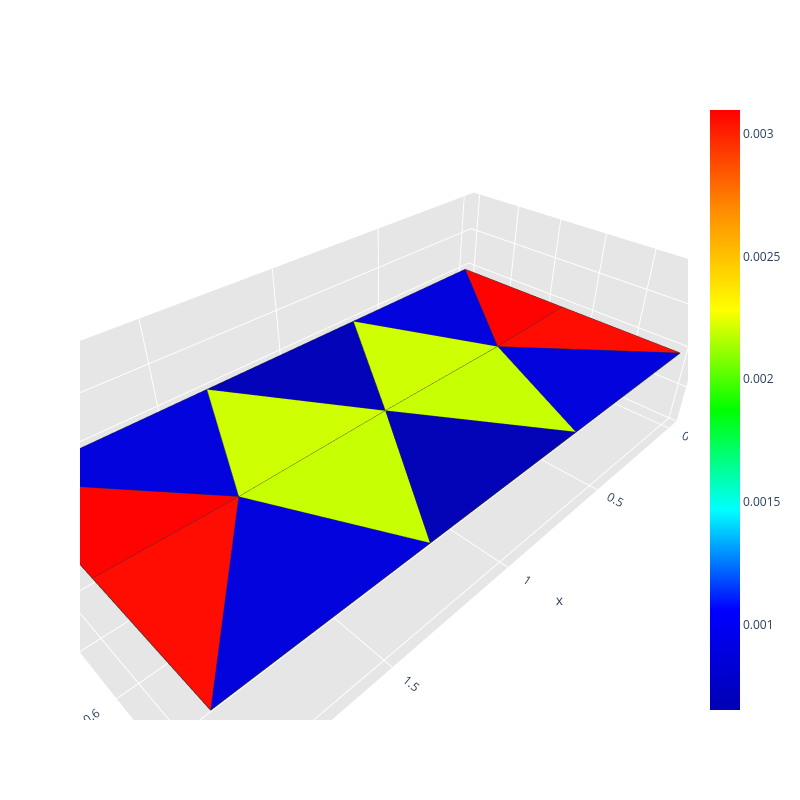
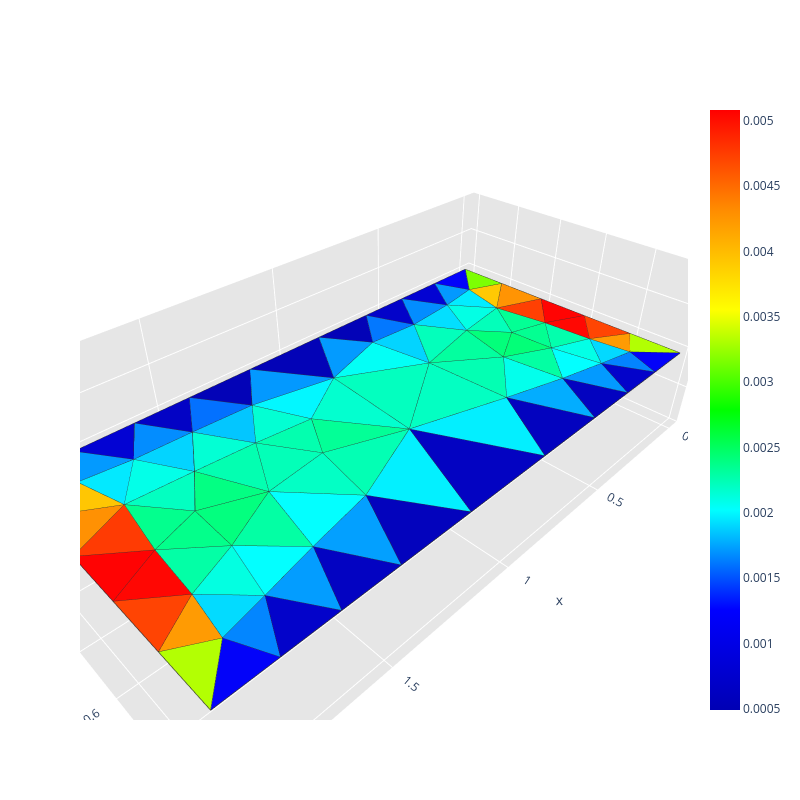
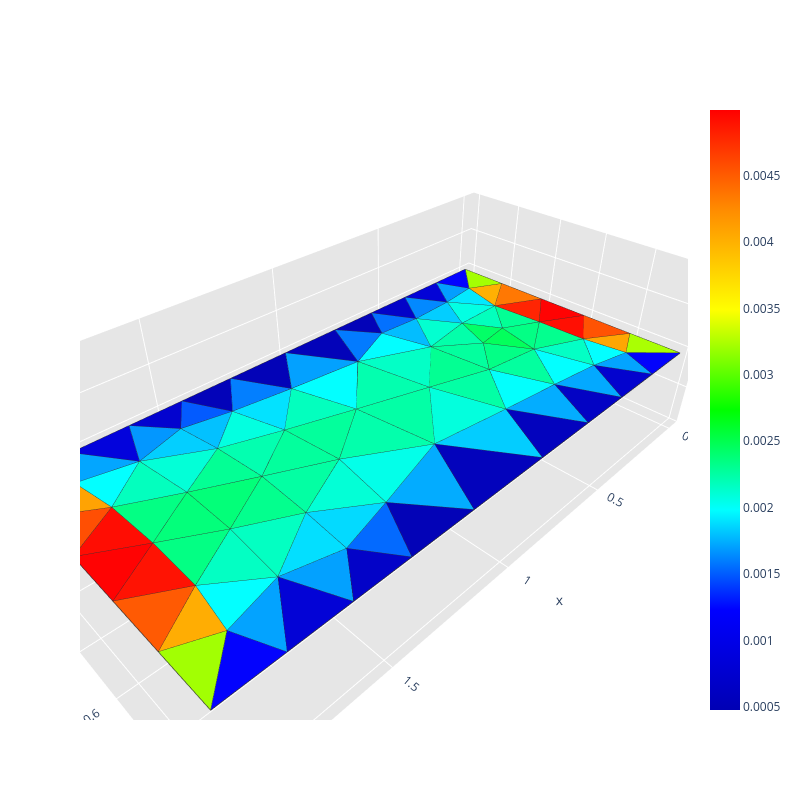
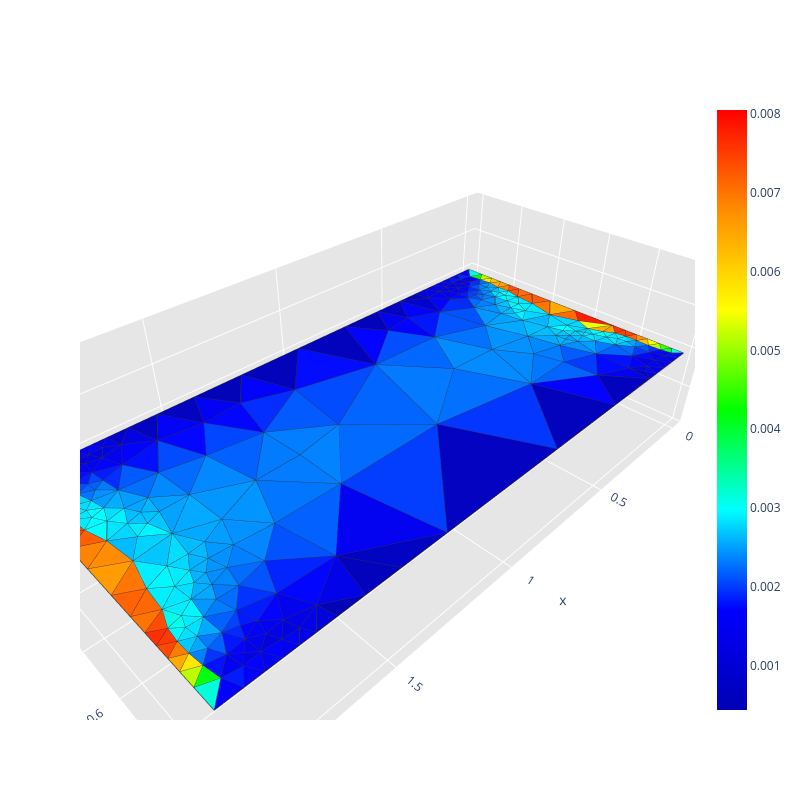

Notebook code for these charts, in order:
### Code cell
run_scattering_refinement(config, grid_points, radius_vicinity, path, frequency, wave_incident_direction, polarization)

### Figure 1 — Plotly figure (JSON) as saved in the notebook; plotly's stock layout.template omitted (floating-point values rounded to 4 significant figures)
{"data": [{"facecolor": ["rgb(255, 0, 0)", "rgb(255, 0, 0)", "rgb(0, 0, 219)", "rgb(0, 0, 219)", "rgb(255, 9, 0)", "rgb(255, 9, 0)", "rgb(0, 0, 219)", "rgb(0, 0, 219)", "rgb(0, 0, 182)", "rgb(0, 0, 180)", "rgb(203, 255, 0)", "rgb(203, 255, 0)", "rgb(196, 255, 0)", "rgb(196, 255, 0)"], "i": [0, 6, 4, 1, 2, 9, 3, 7, 5, 8, 5, 10, 8, 10], "j": [12, 11, 12, 11, 11, 12, 12, 11, 10, 10, 11, 12, 12, 11], "k": [9, 1, 0, 5, 6, 3, 8, 2, 4, 7, 10, 4, 10, 7], "name": "", "type": "mesh3d", "x": [0.0, 2.0, 2.0, 0.0, 0.6667, 1.333, 2.0, 1.333, 0.6667, 0.0, 1.0, 1.574, 0.4259], "y": [0.0, 0.0, 1.0, 1.0, 0.0, 0.0, 0.5, 1.0, 1.0, 0.5, 0.5062, 0.5099, 0.5099], "z": [0.0, 0.0, 0.0, 0.0, 0.0, 0.0, 0.0, 0.0, 0.0, 0.0, 0.0, 0.0, 0.0]}, {"line": {"color": "rgb(50, 50, 50)", "width": 1.5}, "mode": "lines", "showlegend": false, "type": "scatter3d", "x": [0, 0.4259, 0, 0, null, 2, 1.574, 2, 2, null, 0.6667, 0.4259, 0, 0.6667, null, 2, 1.574, 1.333, 2, null, 2, 1.574, 2, 2, null, 0, 0.4259, 0, 0, null, 0, 0.4259, 0.6667, 0, null, 1.333, 1.574, 2, 1.333, null, 1.333, 1, 0.6667, 1.333, null, 0.6667, 1, 1.333, 0.6667, null, 1.333, 1.574, 1, 1.333, null, 1, 0.4259, 0.6667, 1, null, 0.6667, 0.4259, 1, 0.6667, null, 1, 1.574, 1.333, 1, null], "y": [0, 0.5099, 0.5, 0, null, 0.5, 0.5099, 0, 0.5, null, 0, 0.5099, 0, 0, null, 0, 0.5099, 0, 0, null, 1, 0.5099, 0.5, 1, null, 0.5, 0.5099, 1, 0.5, null, 1, 0.5099, 1, 1, null, 1, 0.5099, 1, 1, null, 0, 0.5062, 0, 0, null, 1, 0.5062, 1, 1, null, 0, 0.5099, 0.5062, 0, null, 0.5062, 0.5099, 0, 0.5062, null, 1, 0.5099, 0.5062, 1, null, 0.5062, 0.5099, 1, 0.5062, null], "z": [0, 0, 0, 0, null, 0, 0, 0, 0, null, 0, 0, 0, 0, null, 0, 0, 0, 0, null, 0, 0, 0, 0, null, 0, 0, 0, 0, null, 0, 0, 0, 0, null, 0, 0, 0, 0, null, 0, 0, 0, 0, null, 0, 0, 0, 0, null, 0, 0, 0, 0, null, 0, 0, 0, 0, null, 0, 0, 0, 0, null, 0, 0, 0, 0, null]}, {"hoverinfo": "none", "marker": {"color": [0.0006508, 0.003098], "colorscale": [[0, "rgb(0, 0, 180)"], [0.1667, "rgb(0, 0, 255)"], [0.3333, "rgb(0, 255, 255)"], [0.5, "rgb(0, 255, 0)"], [0.6667, "rgb(255, 255, 0)"], [0.8333, "rgb(255, 140, 0)"], [1, "rgb(255, 0, 0)"]], "showscale": true, "size": 0.1}, "mode": "markers", "showlegend": false, "type": "scatter3d", "x": [0.0], "y": [0.0], "z": [0.0]}], "layout": {"height": 800, "legend": {"bgcolor": "rgba(255,255,255,0.7)", "bordercolor": "lightgray", "borderwidth": 1, "x": 0.2, "xanchor": "left", "y": 0.9, "yanchor": "top"}, "scene": {"aspectratio": {"x": 1, "y": 0.5, "z": 0.3}, "camera": {"eye": {"x": 0.65, "y": 0.65, "z": 0.65}}, "xaxis": {"backgroundcolor": "rgb(230, 230, 230)", "gridcolor": "rgb(255, 255, 255)", "showbackground": true, "zerolinecolor": "rgb(255, 255, 255)"}, "yaxis": {"backgroundcolor": "rgb(230, 230, 230)", "gridcolor": "rgb(255, 255, 255)", "showbackground": true, "zerolinecolor": "rgb(255, 255, 255)"}, "zaxis": {"backgroundcolor": "rgb(230, 230, 230)", "gridcolor": "rgb(255, 255, 255)", "showbackground": true, "zerolinecolor": "rgb(255, 255, 255)"}}, "title": {"text": ""}, "width": 800}}

### Figure 2 — Plotly figure (JSON) as saved in the notebook; plotly's stock layout.template omitted (floating-point values rounded to 4 significant figures; data arrays with more than 128 entries replaced by an {"elided": "..."} marker saying what was removed)
{"data": [{"facecolor": ["rgb(0, 255, 161)", "rgb(0, 255, 160)", "rgb(0, 255, 227)", "rgb(0, 255, 222)", "rgb(0, 117, 255)", "rgb(0, 0, 180)", "rgb(0, 209, 255)", "rgb(0, 0, 180)", "rgb(0, 255, 225)", "rgb(0, 255, 229)", "rgb(0, 255, 191)", "rgb(0, 255, 183)", "rgb(0, 255, 188)", "rgb(0, 255, 184)", "rgb(0, 255, 190)", "rgb(255, 1, 0)", "rgb(255, 0, 0)", "rgb(0, 255, 156)", "rgb(255, 66, 0)", "rgb(255, 142, 0)", "rgb(255, 61, 0)", "rgb(0, 255, 255)", "rgb(255, 4, 0)", "rgb(255, 5, 0)", "rgb(255, 56, 0)", "rgb(0, 255, 174)", "rgb(0, 255, 209)", "rgb(0, 0, 194)", "rgb(0, 195, 255)", "rgb(0, 0, 198)", "rgb(0, 110, 255)", "rgb(255, 65, 0)", "rgb(255, 145, 0)", "rgb(0, 255, 253)", "rgb(0, 255, 181)", "rgb(0, 255, 194)", "rgb(0, 220, 255)", "rgb(0, 0, 208)", "rgb(0, 0, 207)", "rgb(0, 209, 255)", "rgb(0, 255, 148)", "rgb(0, 138, 255)", "rgb(0, 138, 255)", "rgb(0, 255, 163)", "rgb(125, 255, 0)", "rgb(0, 0, 248)", "rgb(0, 0, 247)", "rgb(122, 255, 0)", "rgb(0, 0, 199)", "rgb(0, 0, 199)", "rgb(0, 255, 170)", "rgb(0, 255, 146)", "rgb(0, 255, 139)", "rgb(176, 255, 0)", "rgb(175, 255, 0)", "rgb(0, 255, 128)", "rgb(0, 255, 120)", "rgb(0, 0, 246)", "rgb(0, 0, 246)", "rgb(0, 255, 255)", "rgb(0, 255, 233)", "rgb(0, 255, 124)", "rgb(0, 255, 117)", "rgb(255, 152, 0)", "rgb(0, 150, 255)", "rgb(0, 151, 255)", "rgb(0, 255, 204)", "rgb(0, 255, 208)", "rgb(255, 152, 0)", "rgb(255, 195, 0)", "rgb(0, 255, 172)", "rgb(255, 198, 0)", "rgb(0, 233, 255)", "rgb(0, 230, 255)", "rgb(0, 0, 186)", "rgb(0, 214, 255)", "rgb(0, 216, 255)", "rgb(0, 0, 191)", "rgb(0, 0, 189)", "rgb(0, 255, 136)", "rgb(0, 129, 255)", "rgb(0, 131, 255)", "rgb(0, 255, 143)", "rgb(0, 0, 180)", "rgb(0, 150, 255)", "rgb(0, 151, 255)", "rgb(0, 154, 255)", "rgb(0, 0, 188)", "rgb(0, 152, 255)", "rgb(0, 244, 255)", "rgb(0, 157, 255)", "rgb(0, 0, 191)", "rgb(0, 255, 177)", "rgb(0, 170, 255)", "rgb(0, 237, 255)", "rgb(0, 236, 255)", "rgb(0, 255, 243)", "rgb(0, 255, 176)"], "i": [41, 32, 46, 53, 8, 9, 42, 11, 47, 40, 37, 44, 37, 43, 48, 28, 16, 43, 27, 15, 28, 52, 16, 35, 36, 40, 31, 12, 31, 8, 31, 17, 29, 33, 41, 41, 44, 13, 7, 31, 37, 12, 30, 49, 14, 1, 6, 0, 25, 19, 35, 47, 36, 2, 26, 40, 45, 3, 18, 33, 45, 41, 55, 46, 51, 13, 34, 39, 17, 48, 61, 29, 47, 50, 21, 52, 49, 20, 24, 54, 25, 53, 35, 10, 10, 24, 33, 23, 34, 38, 20, 22, 61, 32, 37, 22, 34, 43], "j": [54, 55, 55, 54, 42, 42, 43, 38, 51, 50, 56, 65, 43, 44, 64, 35, 36, 45, 46, 48, 47, 55, 49, 46, 48, 41, 40, 31, 39, 30, 38, 49, 47, 54, 61, 63, 51, 50, 51, 50, 62, 50, 51, 54, 57, 57, 58, 58, 52, 53, 55, 65, 64, 60, 59, 64, 65, 59, 60, 63, 56, 64, 65, 59, 58, 57, 62, 62, 60, 57, 62, 58, 58, 57, 63, 59, 60, 33, 32, 64, 59, 60, 65, 34, 38, 52, 53, 56, 42, 62, 63, 37, 63, 56, 63, 56, 43, 56], "k": [33, 45, 52, 49, 30, 8, 30, 10, 44, 48, 43, 47, 34, 30, 40, 27, 15, 44, 26, 14, 35, 32, 36, 27, 15, 39, 39, 11, 38, 7, 11, 16, 28, 53, 39, 61, 30, 12, 6, 40, 61, 31, 7, 36, 1, 13, 0, 29, 24, 18, 46, 35, 48, 17, 3, 41, 44, 25, 2, 41, 32, 54, 45, 26, 6, 50, 37, 38, 49, 14, 39, 47, 51, 48, 20, 46, 53, 19, 23, 36, 52, 18, 55, 9, 34, 32, 19, 22, 9, 34, 33, 21, 37, 23, 21, 37, 42, 45], "name": "", "type": "mesh3d", "x": [0.0, 2.0, 2.0, 0.0, 0.3517, 1.653, 0.1995, 0.399, 0.5987, 0.8419, 1.156, 1.401, 1.601, 1.8, 2.0, 2.0, 2.0, 2.0, 1.819, 1.639, 1.439, 1.169, 0.8305, 0.5607, 0.3613, 0.1807, 0.0, 0.0, 0.0, 0.0, 0.5215, 1.5, 0.4394, 1.553, 0.988, 0.1567, 1.843, 1.017, 1.283, 1.395, 1.6, 1.503, 0.7263, 0.6861, 0.4141, 0.47, 0.1423, 0.1903, 1.813, 1.857, 1.695, 0.3103, 0.2621, 1.737, 1.697, 0.2974, 0.6674, 1.859, 0.142, 0.1208, 1.879, 1.284, 1.196, 1.323, 1.691, 0.3064], "y": [0.0, 0.0, 1.0, 1.0, 0.3249, 0.3246, 0.0, 0.0, 0.0, 0.0, 0.0, 0.0, 0.0, 0.0, 0.1995, 0.399, 0.601, 0.8005, 1.0, 1.0, 1.0, 1.0, 1.0, 1.0, 1.0, 1.0, 0.8006, 0.6012, 0.3988, 0.1994, 0.1825, 0.168, 0.7979, 0.798, 0.2464, 0.5272, 0.5243, 0.6278, 0.1809, 0.349, 0.332, 0.5518, 0.1679, 0.4109, 0.3535, 0.5698, 0.7145, 0.3218, 0.3169, 0.7135, 0.1602, 0.1661, 0.839, 0.8387, 0.6493, 0.6537, 0.7341, 0.1391, 0.1403, 0.8692, 0.869, 0.5272, 0.3729, 0.7528, 0.4738, 0.4833], "z": [0.0, 0.0, 0.0, 0.0, 0.0, 0.0, 0.0, 0.0, 0.0, 0.0, 0.0, 0.0, 0.0, 0.0, 0.0, 0.0, 0.0, 0.0, 0.0, 0.0, 0.0, 0.0, 0.0, 0.0, 0.0, 0.0, 0.0, 0.0, 0.0, 0.0, 0.0, 0.0, 0.0, 0.0, 0.0, 0.0, 0.0, 0.0, 0.0, 0.0, 0.0, 0.0, 0.0, 0.0, 0.0, 0.0, 0.0, 0.0, 0.0, 0.0, 0.0, 0.0, 0.0, 0.0, 0.0, 0.0, 0.0, 0.0, 0.0, 0.0, 0.0, 0.0, 0.0, 0.0, 0.0, 0.0]}, {"line": {"color": "rgb(50, 50, 50)", "width": 1.5}, "mode": "lines", "showlegend": false, "type": "scatter3d", "x": {"elided": "490 float values"}, "y": {"elided": "490 float values"}, "z": {"elided": "490 int values"}}, {"hoverinfo": "none", "marker": {"color": [0.0004906, 0.005084], "colorscale": [[0, "rgb(0, 0, 180)"], [0.1667, "rgb(0, 0, 255)"], [0.3333, "rgb(0, 255, 255)"], [0.5, "rgb(0, 255, 0)"], [0.6667, "rgb(255, 255, 0)"], [0.8333, "rgb(255, 140, 0)"], [1, "rgb(255, 0, 0)"]], "showscale": true, "size": 0.1}, "mode": "markers", "showlegend": false, "type": "scatter3d", "x": [0.0], "y": [0.0], "z": [0.0]}], "layout": {"height": 800, "legend": {"bgcolor": "rgba(255,255,255,0.7)", "bordercolor": "lightgray", "borderwidth": 1, "x": 0.2, "xanchor": "left", "y": 0.9, "yanchor": "top"}, "scene": {"aspectratio": {"x": 1, "y": 0.5, "z": 0.3}, "camera": {"eye": {"x": 0.65, "y": 0.65, "z": 0.65}}, "xaxis": {"backgroundcolor": "rgb(230, 230, 230)", "gridcolor": "rgb(255, 255, 255)", "showbackground": true, "zerolinecolor": "rgb(255, 255, 255)"}, "yaxis": {"backgroundcolor": "rgb(230, 230, 230)", "gridcolor": "rgb(255, 255, 255)", "showbackground": true, "zerolinecolor": "rgb(255, 255, 255)"}, "zaxis": {"backgroundcolor": "rgb(230, 230, 230)", "gridcolor": "rgb(255, 255, 255)", "showbackground": true, "zerolinecolor": "rgb(255, 255, 255)"}}, "title": {"text": ""}, "width": 800}}

### Figure 3 — Plotly figure (JSON) as saved in the notebook; plotly's stock layout.template omitted (floating-point values rounded to 4 significant figures; data arrays with more than 128 entries replaced by an {"elided": "..."} marker saying what was removed)
{"data": [{"facecolor": ["rgb(0, 255, 205)", "rgb(0, 255, 212)", "rgb(0, 255, 156)", "rgb(0, 204, 255)", "rgb(0, 255, 167)", "rgb(0, 186, 255)", "rgb(0, 255, 173)", "rgb(0, 255, 221)", "rgb(0, 255, 140)", "rgb(0, 255, 191)", "rgb(0, 255, 130)", "rgb(0, 220, 255)", "rgb(0, 255, 187)", "rgb(0, 255, 192)", "rgb(0, 251, 255)", "rgb(0, 255, 131)", "rgb(0, 255, 253)", "rgb(0, 255, 153)", "rgb(0, 255, 194)", "rgb(0, 255, 89)", "rgb(0, 0, 203)", "rgb(0, 166, 255)", "rgb(0, 255, 195)", "rgb(0, 255, 155)", "rgb(255, 87, 0)", "rgb(255, 16, 0)", "rgb(255, 0, 0)", "rgb(255, 0, 0)", "rgb(0, 255, 129)", "rgb(0, 255, 120)", "rgb(0, 255, 118)", "rgb(0, 0, 197)", "rgb(0, 0, 193)", "rgb(0, 255, 154)", "rgb(0, 255, 146)", "rgb(0, 0, 182)", "rgb(0, 0, 181)", "rgb(0, 0, 211)", "rgb(0, 0, 211)", "rgb(0, 0, 197)", "rgb(0, 0, 217)", "rgb(255, 76, 0)", "rgb(255, 117, 0)", "rgb(0, 255, 129)", "rgb(255, 80, 0)", "rgb(0, 255, 250)", "rgb(0, 110, 255)", "rgb(0, 158, 255)", "rgb(0, 134, 255)", "rgb(255, 10, 0)", "rgb(255, 34, 0)", "rgb(0, 255, 162)", "rgb(0, 255, 224)", "rgb(255, 12, 0)", "rgb(159, 255, 0)", "rgb(0, 0, 250)", "rgb(167, 255, 0)", "rgb(0, 0, 249)", "rgb(161, 255, 0)", "rgb(174, 255, 0)", "rgb(0, 190, 255)", "rgb(0, 0, 251)", "rgb(0, 0, 253)", "rgb(0, 88, 255)", "rgb(0, 148, 255)", "rgb(0, 255, 186)", "rgb(0, 223, 255)", "rgb(0, 0, 204)", "rgb(0, 255, 139)", "rgb(255, 163, 0)", "rgb(255, 173, 0)", "rgb(255, 160, 0)", "rgb(0, 161, 255)", "rgb(0, 160, 255)", "rgb(255, 170, 0)", "rgb(0, 255, 253)", "rgb(0, 230, 255)", "rgb(0, 215, 255)", "rgb(0, 203, 255)", "rgb(0, 255, 254)", "rgb(0, 252, 255)", "rgb(0, 255, 146)", "rgb(0, 163, 255)", "rgb(0, 155, 255)", "rgb(0, 255, 144)", "rgb(0, 255, 160)", "rgb(0, 0, 180)", "rgb(0, 255, 211)", "rgb(0, 0, 182)", "rgb(0, 0, 187)", "rgb(0, 0, 180)", "rgb(0, 120, 255)", "rgb(0, 124, 255)", "rgb(0, 170, 255)", "rgb(0, 103, 255)", "rgb(0, 255, 100)", "rgb(0, 158, 255)", "rgb(0, 255, 169)", "rgb(0, 255, 172)", "rgb(0, 255, 230)", "rgb(0, 255, 218)", "rgb(0, 0, 185)", "rgb(0, 255, 187)", "rgb(0, 255, 163)", "rgb(0, 253, 255)", "rgb(0, 202, 255)", "rgb(0, 169, 255)"], "i": [58, 64, 47, 67, 57, 58, 66, 46, 56, 69, 50, 48, 52, 62, 45, 56, 47, 75, 61, 56, 40, 39, 60, 57, 32, 31, 43, 31, 62, 63, 63, 35, 39, 65, 65, 26, 23, 34, 21, 22, 28, 30, 44, 64, 42, 47, 45, 48, 21, 51, 43, 55, 53, 50, 2, 33, 41, 3, 0, 29, 46, 1, 20, 26, 52, 77, 46, 27, 63, 72, 44, 70, 40, 69, 32, 52, 71, 48, 68, 62, 61, 71, 28, 53, 58, 74, 25, 74, 24, 38, 36, 23, 46, 47, 35, 57, 59, 49, 60, 75, 54, 37, 66, 83, 59, 37, 49], "j": [77, 67, 56, 73, 77, 68, 67, 67, 72, 74, 82, 74, 70, 69, 60, 57, 61, 84, 72, 82, 61, 61, 83, 58, 62, 62, 50, 51, 63, 64, 65, 48, 47, 75, 67, 46, 45, 69, 53, 68, 52, 70, 71, 70, 72, 55, 68, 69, 68, 70, 71, 83, 77, 72, 78, 78, 79, 79, 80, 81, 73, 81, 80, 73, 73, 82, 66, 73, 74, 79, 80, 81, 79, 78, 78, 81, 80, 76, 77, 78, 79, 82, 81, 80, 83, 75, 59, 76, 60, 54, 76, 60, 59, 54, 76, 82, 60, 84, 84, 76, 83, 49, 84, 84, 84, 54, 76], "k": [68, 52, 55, 52, 58, 45, 65, 66, 50, 63, 56, 69, 64, 63, 58, 55, 56, 66, 56, 57, 39, 47, 58, 55, 31, 51, 42, 30, 51, 51, 64, 34, 38, 66, 64, 25, 22, 33, 20, 21, 27, 29, 43, 51, 41, 54, 22, 34, 53, 30, 50, 54, 71, 42, 32, 2, 3, 40, 44, 1, 67, 28, 0, 46, 27, 71, 59, 26, 65, 41, 71, 29, 61, 33, 62, 70, 53, 74, 53, 69, 72, 50, 52, 20, 55, 65, 24, 75, 23, 37, 35, 45, 25, 38, 48, 77, 24, 75, 83, 49, 49, 36, 59, 49, 60, 49, 36], "name": "", "type": "mesh3d", "x": [0.0, 2.0, 2.0, 0.0, 0.07837, 0.1895, 0.1895, 0.07837, 1.811, 1.811, 1.922, 1.922, 0.3593, 1.643, 0.1819, 0.1819, 0.3517, 1.653, 1.821, 1.821, 0.1901, 0.3803, 0.5704, 0.7615, 0.9995, 1.238, 1.43, 1.62, 1.81, 2.0, 2.0, 2.0, 2.0, 1.801, 1.601, 1.401, 1.157, 0.8427, 0.5985, 0.3989, 0.1994, 0.0, 0.0, 0.0, 0.0, 0.6549, 1.347, 0.4903, 1.497, 1.018, 0.1656, 1.834, 1.687, 0.2909, 0.7213, 0.5716, 0.3484, 0.4444, 0.5998, 1.131, 0.8567, 0.291, 1.836, 1.664, 1.665, 1.476, 1.292, 1.492, 0.4808, 1.679, 1.842, 0.1808, 0.1591, 1.515, 1.485, 1.269, 1.304, 0.3834, 1.86, 0.1347, 0.1324, 1.866, 0.3048, 0.8004, 1.059], "y": [0.0, 0.0, 1.0, 1.0, 0.1863, 0.9248, 0.07522, 0.8137, 0.925, 0.07501, 0.8139, 0.1861, 0.1582, 0.1579, 0.647, 0.353, 0.3249, 0.3246, 0.3528, 0.6472, 0.0, 0.0, 0.0, 0.0, 0.0, 0.0, 0.0, 0.0, 0.0, 0.2, 0.4, 0.6, 0.8, 1.0, 1.0, 1.0, 1.0, 1.0, 1.0, 1.0, 1.0, 0.8, 0.6, 0.4, 0.2, 0.1433, 0.164, 0.8005, 0.8626, 0.7327, 0.5082, 0.4991, 0.1801, 0.1496, 0.7729, 0.586, 0.6145, 0.4572, 0.3403, 0.1954, 0.2272, 0.8276, 0.6963, 0.5969, 0.3941, 0.4859, 0.3599, 0.2904, 0.1563, 0.8146, 0.3022, 0.3046, 0.6994, 0.1275, 0.6894, 0.5844, 0.8123, 0.3059, 0.8593, 0.8621, 0.1317, 0.1377, 0.4377, 0.5143, 0.4344], "z": [0.0, 0.0, 0.0, 0.0, 0.0, 0.0, 0.0, 0.0, 0.0, 0.0, 0.0, 0.0, 0.0, 0.0, 0.0, 0.0, 0.0, 0.0, 0.0, 0.0, 0.0, 0.0, 0.0, 0.0, 0.0, 0.0, 0.0, 0.0, 0.0, 0.0, 0.0, 0.0, 0.0, 0.0, 0.0, 0.0, 0.0, 0.0, 0.0, 0.0, 0.0, 0.0, 0.0, 0.0, 0.0, 0.0, 0.0, 0.0, 0.0, 0.0, 0.0, 0.0, 0.0, 0.0, 0.0, 0.0, 0.0, 0.0, 0.0, 0.0, 0.0, 0.0, 0.0, 0.0, 0.0, 0.0, 0.0, 0.0, 0.0, 0.0, 0.0, 0.0, 0.0, 0.0, 0.0, 0.0, 0.0, 0.0, 0.0, 0.0, 0.0, 0.0, 0.0, 0.0, 0.0]}, {"line": {"color": "rgb(50, 50, 50)", "width": 1.5}, "mode": "lines", "showlegend": false, "type": "scatter3d", "x": {"elided": "535 float values"}, "y": {"elided": "535 float values"}, "z": {"elided": "535 int values"}}, {"hoverinfo": "none", "marker": {"color": [0.0004768, 0.004993], "colorscale": [[0, "rgb(0, 0, 180)"], [0.1667, "rgb(0, 0, 255)"], [0.3333, "rgb(0, 255, 255)"], [0.5, "rgb(0, 255, 0)"], [0.6667, "rgb(255, 255, 0)"], [0.8333, "rgb(255, 140, 0)"], [1, "rgb(255, 0, 0)"]], "showscale": true, "size": 0.1}, "mode": "markers", "showlegend": false, "type": "scatter3d", "x": [0.0], "y": [0.0], "z": [0.0]}], "layout": {"height": 800, "legend": {"bgcolor": "rgba(255,255,255,0.7)", "bordercolor": "lightgray", "borderwidth": 1, "x": 0.2, "xanchor": "left", "y": 0.9, "yanchor": "top"}, "scene": {"aspectratio": {"x": 1, "y": 0.5, "z": 0.3}, "camera": {"eye": {"x": 0.65, "y": 0.65, "z": 0.65}}, "xaxis": {"backgroundcolor": "rgb(230, 230, 230)", "gridcolor": "rgb(255, 255, 255)", "showbackground": true, "zerolinecolor": "rgb(255, 255, 255)"}, "yaxis": {"backgroundcolor": "rgb(230, 230, 230)", "gridcolor": "rgb(255, 255, 255)", "showbackground": true, "zerolinecolor": "rgb(255, 255, 255)"}, "zaxis": {"backgroundcolor": "rgb(230, 230, 230)", "gridcolor": "rgb(255, 255, 255)", "showbackground": true, "zerolinecolor": "rgb(255, 255, 255)"}}, "title": {"text": ""}, "width": 800}}

### Figure 4 — Plotly figure (JSON) as saved in the notebook; plotly's stock layout.template omitted (floating-point values rounded to 4 significant figures; data arrays with more than 128 entries replaced by an {"elided": "..."} marker saying what was removed)
{"data": [{"facecolor": {"elided": "447 str values"}, "i": {"elided": "447 int values"}, "j": {"elided": "447 int values"}, "k": {"elided": "447 int values"}, "name": "", "type": "mesh3d", "x": {"elided": "275 float values"}, "y": {"elided": "275 float values"}, "z": {"elided": "275 float values"}}, {"line": {"color": "rgb(50, 50, 50)", "width": 1.5}, "mode": "lines", "showlegend": false, "type": "scatter3d", "x": {"elided": "2235 float values"}, "y": {"elided": "2235 float values"}, "z": {"elided": "2235 int values"}}, {"hoverinfo": "none", "marker": {"color": [0.0004363, 0.008052], "colorscale": [[0, "rgb(0, 0, 180)"], [0.1667, "rgb(0, 0, 255)"], [0.3333, "rgb(0, 255, 255)"], [0.5, "rgb(0, 255, 0)"], [0.6667, "rgb(255, 255, 0)"], [0.8333, "rgb(255, 140, 0)"], [1, "rgb(255, 0, 0)"]], "showscale": true, "size": 0.1}, "mode": "markers", "showlegend": false, "type": "scatter3d", "x": [0.0], "y": [0.0], "z": [0.0]}], "layout": {"height": 800, "legend": {"bgcolor": "rgba(255,255,255,0.7)", "bordercolor": "lightgray", "borderwidth": 1, "x": 0.2, "xanchor": "left", "y": 0.9, "yanchor": "top"}, "scene": {"aspectratio": {"x": 1, "y": 0.5, "z": 0.3}, "camera": {"eye": {"x": 0.65, "y": 0.65, "z": 0.65}}, "xaxis": {"backgroundcolor": "rgb(230, 230, 230)", "gridcolor": "rgb(255, 255, 255)", "showbackground": true, "zerolinecolor": "rgb(255, 255, 255)"}, "yaxis": {"backgroundcolor": "rgb(230, 230, 230)", "gridcolor": "rgb(255, 255, 255)", "showbackground": true, "zerolinecolor": "rgb(255, 255, 255)"}, "zaxis": {"backgroundcolor": "rgb(230, 230, 230)", "gridcolor": "rgb(255, 255, 255)", "showbackground": true, "zerolinecolor": "rgb(255, 255, 255)"}}, "title": {"text": ""}, "width": 800}}
